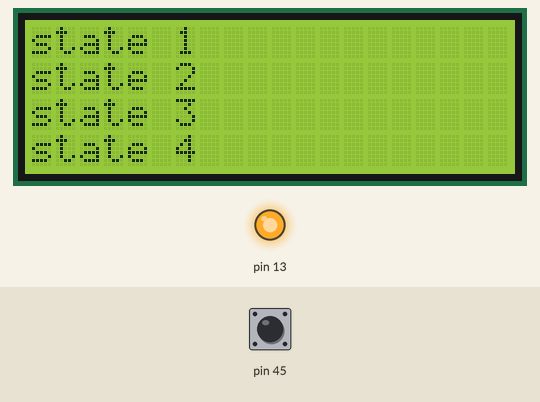
This sketch was run on a simulated Arduino Mega 2560, built with avr-gcc and run on an emulated ATmega2560. Shown: 20×4 character LCD, output pins drawn as LEDs (lit = HIGH). Dashed ring = blinking. The test bench sets the inputs (shaded band); at power-on: pin 45 LOW. What the sketch prints to the serial monitor is not drawn.

Above: at 1.2 s.
1.3 s: pin 45 driven HIGH
At 1.46 s:
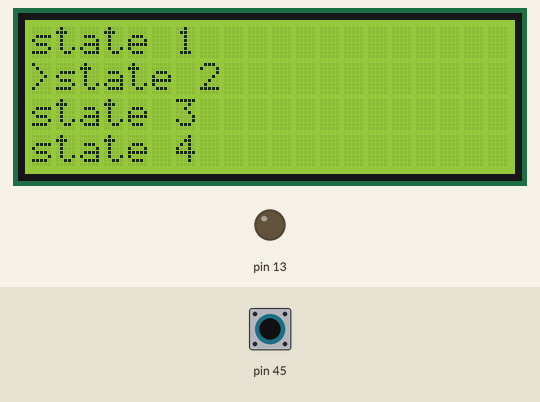
3.5 s: pin 45 driven LOW
At 4.9 s:
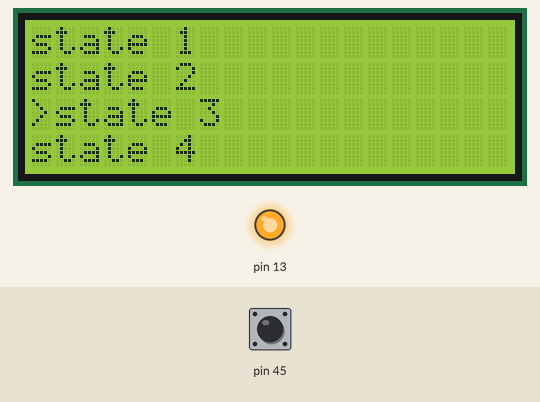
5.2 s: pin 45 pulsed HIGH 2 times (0.12 s each, 0.3 s apart)
At 6.5 s:
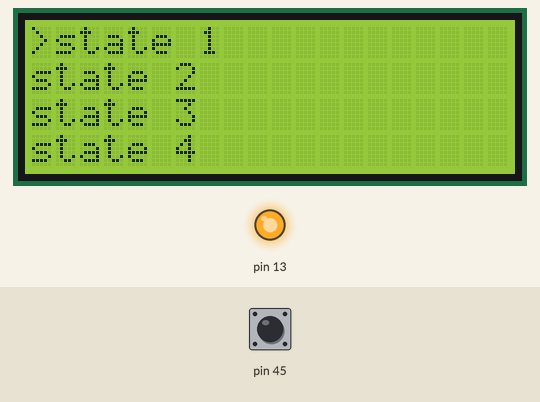
7.3 s: pin 45 pulsed HIGH 5 times (0.12 s each, 0.3 s apart)
At 8.19 s:
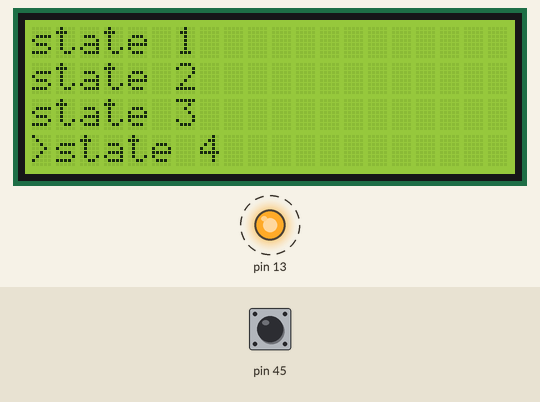
Timing chart, 0 to 10.3 s (numbered marks = the images above; inputs shaded):
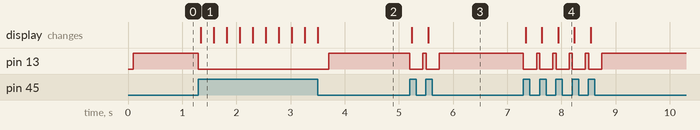

The sketch:

sketch_nov22e.ino
```cpp
#include <Wire.h>
#include <LiquidCrystal_I2C.h>

LiquidCrystal_I2C lcd(0x27,20,4);  // set the LCD address to 0x27 for a 16 chars and 2 line display
int row = 1;

void setup()
{
  lcd.init();                      // initialize the lcd
  Serial.begin(9600);

  pinMode(45, INPUT);
  pinMode(13, OUTPUT);
  lcd.backlight();
  clearManu();

}

void loop()
{
  if(digitalRead(45) == true){
    row++;
    digitalWrite(13, LOW);
  if(row > 4){
  row = 1;
  }
  if(row == 1){
    clearManu();
    lcd.setCursor(0,0);
    lcd.print(">state 1");
  }
  if(row == 2){
    clearManu();
    lcd.setCursor(0,1);
    lcd.print(">state 2");
  }
  if(row == 3){
    clearManu();
    lcd.setCursor(0,2);
    lcd.print(">state 3");
  }
  if(row == 4){
    clearManu();
    lcd.setCursor(0,3);
    lcd.print(">state 4");
  }
  delay(200);
  }
  digitalWrite(13, HIGH);

  Serial.print(row);
}

void clearManu(){
  lcd.clear();
  lcd.setCursor(0,0);
  lcd.print("state 1");
  lcd.setCursor(0,1);
  lcd.print("state 2");
  lcd.setCursor(0,2);
  lcd.print("state 3");
  lcd.setCursor(0,3);
  lcd.print("state 4");
}
```

Measured:
- after the input at 1.3 s, pin 13: HIGH → LOW at once; the display: changes at once (image 1)
- after the input at 3.5 s, pin 13: LOW → HIGH after 0.21 s
- after the input at 5.2 s, pin 13: alternates HIGH for 0.06 s and LOW for 0.24 s, 4 changes in all, then stays HIGH, starting at once; the display: first changes at once (image 3 shows a later state)
- after the input at 7.3 s, pin 13: alternates HIGH for 0.06 s and LOW for 0.24 s, 10 changes in all, then stays HIGH, starting at once; the display: first changes at once (image 4 shows a later state)
